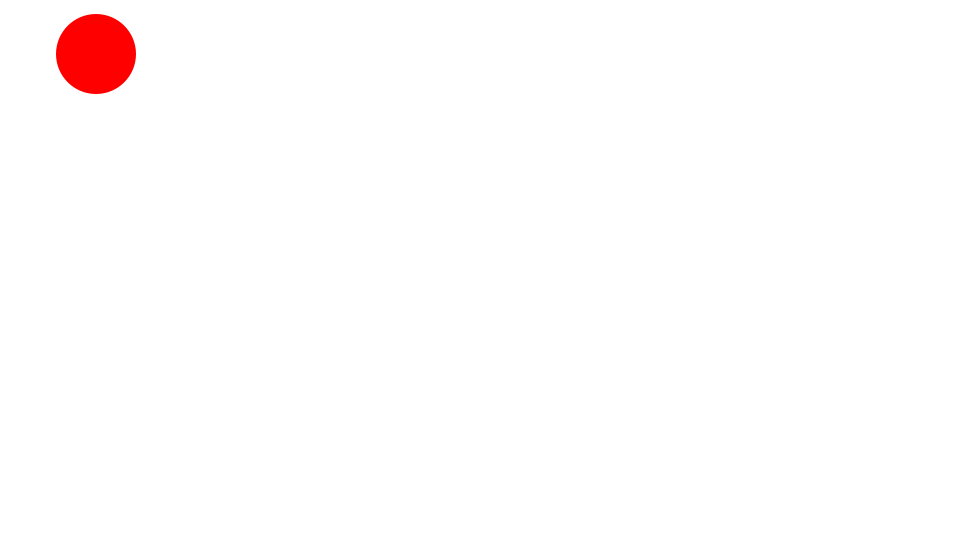
Frame 1 (no input)
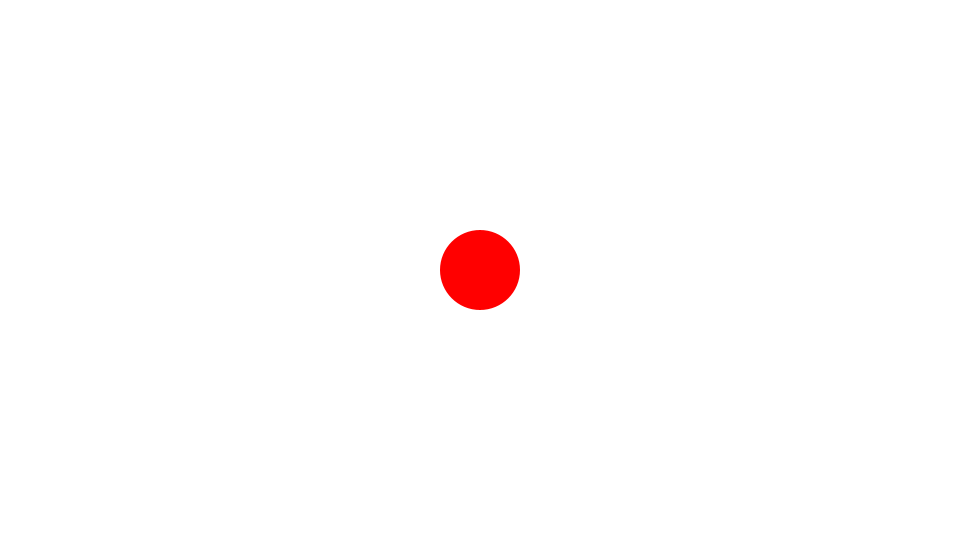
Frame 60 (the mouse pressed at the canvas centre just before this capture)
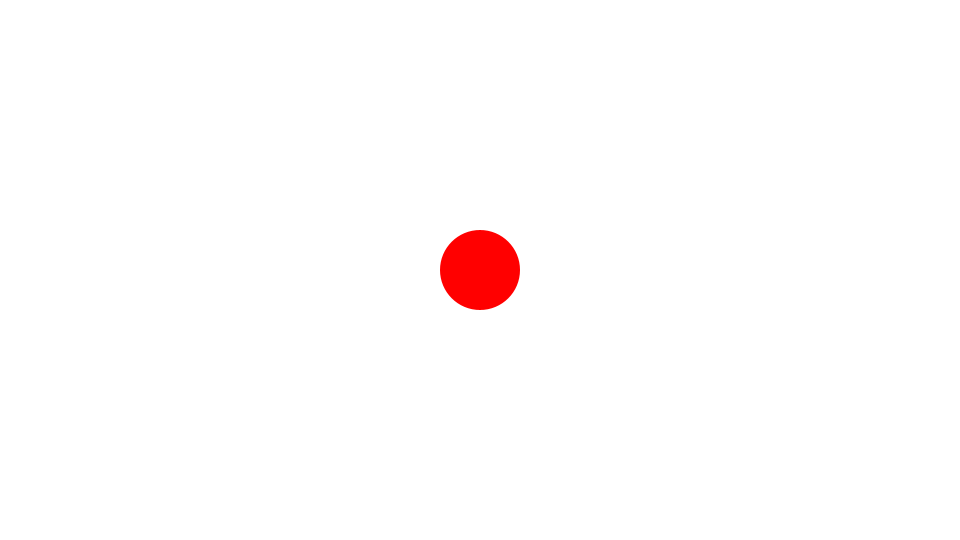
Frame 120 (the mouse held since frame 60 and released just before this capture)

The Processing sketch that drew these frames (run headless with seeded random() and noise(); from frame 60 on, the mouse is pressed at the canvas centre):

// Processing sketch: Easing2
// ── Easing2.pde
Ball ball;
float easing = 0.2;
float targetX, targetY;

void setup() {
  size(960, 540);
  frameRate(30);
  initialize();
}

void initialize() {
  smooth();
  noStroke();
  ball = new Ball();
  ball.x = 0;
  ball.y = 0;
  ball.radius = 40;
  ball.setFillColor(color(255, 0, 0));
  targetX = width/2;
  targetY = height/2;
}

void draw() {
  background(255);
      
  float vx = (targetX - ball.x) * easing;
  float vy = (targetY - ball.y) * easing;
  ball.x += vx;
  ball.y += vy;
  ball.update();
}

void mousePressed() { 
  ball.startDrag();
}

void mouseReleased() {
  ball.stopDrag();
}

////////////////////////////////

class Ball extends Sprite {
  float radius;
  
  Ball(){
    super();
  }
  
  void draw(){
    if(dist(mouseX, mouseY, x, y) < radius) {
      isRollOver = true;
    }else{
      isRollOver = false;
    }
    ellipse(0, 0, radius*2, radius*2);
  }
}

////////////////////////////////

class Sprite {
  float x, y;
  float scaleX, scaleY;
  float width, height;
  float rotation;
  boolean visible;
  color strokeColor;
  color fillColor;
  Boolean isStroke;
  Boolean isFill;
  Boolean isRollOver;
  Boolean locked;
  float xoff, yoff;
 
  Sprite() {
    x = 0.0;
    y = 0.0;
    scaleX = 1.0;
    scaleY = 1.0;
    rotation = 0.0;
    strokeColor = color(0);
    fillColor = color(0);
    isStroke = false;
    isFill = false;
    isRollOver = false;
    locked = false;
    visible = true;
  }
  
  void update() {
    if(! visible) return;
    pushMatrix();
    if(locked){
      x = mouseX - xoff;
      y = mouseY - yoff;
    }  
    translate(x, y);
    scale(scaleX, scaleY);
    rotate(rotation * PI / 180.0);
    if(isStroke) stroke(strokeColor);
    if(isFill) fill(fillColor);
    draw();
    popMatrix();
  }
  
  void setStrokeColor(color strokeColor) {
    this.strokeColor = strokeColor;
    isStroke = true;
  }
  
  void setFillColor(color fillColor) {
    this.fillColor = fillColor;
    isFill = true;
  }
  
  void startDrag() {
    if(isRollOver){
      locked = true;
      xoff = mouseX - x;
      yoff = mouseY - y;
    }
  }
  
  void stopDrag() {
    locked = false;
  }
  
  void draw() {}
}
